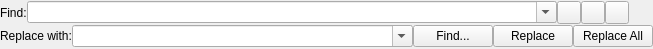
<?xml version="1.0" encoding="UTF-8"?>
<ui version="4.0">
 <class>SearchBar</class>
 <widget class="QWidget" name="SearchBar">
  <property name="geometry">
   <rect>
    <x>0</x>
    <y>0</y>
    <width>653</width>
    <height>49</height>
   </rect>
  </property>
  <property name="sizePolicy">
   <sizepolicy hsizetype="Expanding" vsizetype="Preferred">
    <horstretch>0</horstretch>
    <verstretch>0</verstretch>
   </sizepolicy>
  </property>
  <property name="windowTitle">
   <string>Form</string>
  </property>
  <layout class="QGridLayout" name="gridLayout">
   <property name="margin">
    <number>0</number>
   </property>
   <property name="spacing">
    <number>0</number>
   </property>
   <item row="0" column="0" colspan="3">
    <layout class="QHBoxLayout" name="horizontalLayout">
     <property name="spacing">
      <number>0</number>
     </property>
     <item>
      <widget class="QLabel" name="label">
       <property name="text">
        <string>Find:</string>
       </property>
      </widget>
     </item>
     <item>
      <widget class="QComboBox" name="searchText">
       <property name="sizePolicy">
        <sizepolicy hsizetype="MinimumExpanding" vsizetype="Fixed">
         <horstretch>0</horstretch>
         <verstretch>0</verstretch>
        </sizepolicy>
       </property>
       <property name="minimumSize">
        <size>
         <width>100</width>
         <height>0</height>
        </size>
       </property>
       <property name="editable">
        <bool>true</bool>
       </property>
       <property name="maxVisibleItems">
        <number>30</number>
       </property>
       <property name="insertPolicy">
        <enum>QComboBox::InsertAtTop</enum>
       </property>
      </widget>
     </item>
     <item>
      <widget class="QToolButton" name="caseSensitive">
       <property name="toolTip">
        <string>Case Sensitive</string>
       </property>
       <property name="text">
        <string/>
       </property>
       <property name="icon">
        <iconset resource="../../../common/resource.qrc">
         <normaloff>:/resources/case-sensitive.png</normaloff>:/resources/case-sensitive.png</iconset>
       </property>
       <property name="checkable">
        <bool>true</bool>
       </property>
      </widget>
     </item>
     <item>
      <widget class="QToolButton" name="regex">
       <property name="toolTip">
        <string>Regular Expression</string>
       </property>
       <property name="text">
        <string/>
       </property>
       <property name="icon">
        <iconset resource="../../../common/resource.qrc">
         <normaloff>:/resources/regular-expression.png</normaloff>:/resources/regular-expression.png</iconset>
       </property>
       <property name="checkable">
        <bool>true</bool>
       </property>
      </widget>
     </item>
     <item>
      <widget class="QToolButton" name="direction">
       <property name="toolTip">
        <string>Search Direction</string>
       </property>
       <property name="text">
        <string/>
       </property>
       <property name="icon">
        <iconset resource="../../../common/resource.qrc">
         <normaloff>:/resources/view_sort_descending.png</normaloff>
         <normalon>:/resources/view_sort_ascending.png</normalon>:/resources/view_sort_descending.png</iconset>
       </property>
       <property name="checkable">
        <bool>true</bool>
       </property>
       <property name="autoRaise">
        <bool>false</bool>
       </property>
      </widget>
     </item>
     <item>
      <widget class="QToolButton" name="close">
       <property name="text">
        <string/>
       </property>
       <property name="icon">
        <iconset resource="../../../common/resource.qrc">
         <normaloff>:/resources/edit_delete.png</normaloff>:/resources/edit_delete.png</iconset>
       </property>
       <property name="autoRaise">
        <bool>true</bool>
       </property>
      </widget>
     </item>
    </layout>
   </item>
   <item row="1" column="0" colspan="3">
    <layout class="QHBoxLayout" name="horizontalLayout_2">
     <property name="spacing">
      <number>0</number>
     </property>
     <property name="leftMargin">
      <number>0</number>
     </property>
     <property name="topMargin">
      <number>0</number>
     </property>
     <item>
      <widget class="QLabel" name="label_5">
       <property name="text">
        <string>Replace with:</string>
       </property>
      </widget>
     </item>
     <item>
      <widget class="QComboBox" name="replaceText">
       <property name="sizePolicy">
        <sizepolicy hsizetype="MinimumExpanding" vsizetype="Fixed">
         <horstretch>0</horstretch>
         <verstretch>0</verstretch>
        </sizepolicy>
       </property>
       <property name="editable">
        <bool>true</bool>
       </property>
       <property name="insertPolicy">
        <enum>QComboBox::NoInsert</enum>
       </property>
       <property name="sizeAdjustPolicy">
        <enum>QComboBox::AdjustToContentsOnFirstShow</enum>
       </property>
      </widget>
     </item>
     <item>
      <widget class="QPushButton" name="findForReplace">
       <property name="text">
        <string>Find...</string>
       </property>
      </widget>
     </item>
     <item>
      <widget class="QPushButton" name="replace">
       <property name="text">
        <string>Replace</string>
       </property>
      </widget>
     </item>
     <item>
      <widget class="QPushButton" name="replaceAll">
       <property name="text">
        <string>Replace All</string>
       </property>
      </widget>
     </item>
    </layout>
   </item>
  </layout>
 </widget>
 <resources>
  <include location="../../../common/resource.qrc"/>
 </resources>
 <connections/>
</ui>
